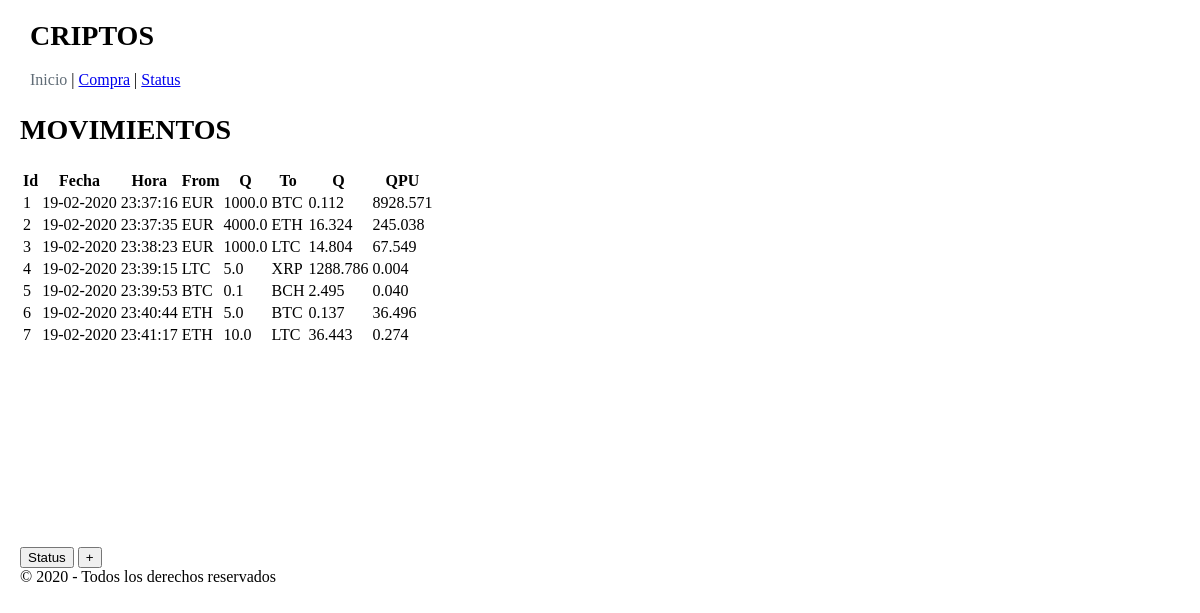
Before: / with the older database file.
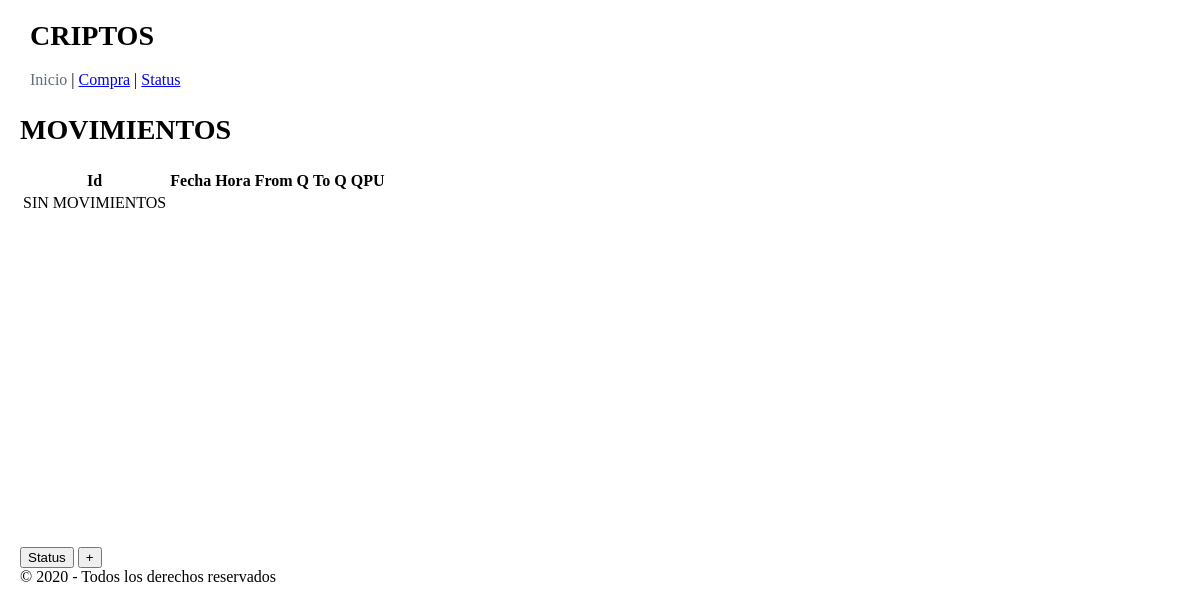
After: the same page with the newer database file.
### tables this page shows
CREATE TABLE "Movements" (
	`id`	INTEGER,
	`date`	TEXT,
	`time`	TEXT,
	`from_currency`	INTEGER,
	`from_quantity`	REAL,
	`to_currency`	INTEGER,
	`to_quantity`	REAL,
	PRIMARY KEY(`id`),
	FOREIGN KEY(`to_currency`) REFERENCES `Criptos`,
	FOREIGN KEY(`from_currency`) REFERENCES `Criptos`
);

CREATE TABLE "Criptos" (
	`id`	INTEGER,
	`symbol`	TEXT,
	`name`	TEXT,
	PRIMARY KEY(`id`)
);

### criptos/routes.py (the view)
@app.route("/")
def index():
    try:
        registros = todosMovDB()
        return render_template("index.html", registros=registros, route="index")
    except (sqlite3.Error, Exception):
        textError = "Fallo en Base de Datos. Inténtelo más tarde."
        return render_template('index.html', route='index', textError=textError)

### criptos/routes.py (called while the page is built)
def todosMovDB():
    conn = sqlite3.connect(BASE_DATOS)
    cur = conn.cursor()
    consulta = '''SELECT Movements.id, Movements.date, Movements.time,
                CriptosFrom.symbol, Movements.from_quantity, CriptosTo.symbol, Movements.to_quantity FROM Movements
                INNER JOIN Criptos as CriptosFrom ON Movements.from_currency = CriptosFrom.id
                INNER JOIN Criptos as CriptosTo ON Movements.to_currency = CriptosTo.id;'''
    rows = cur.execute(consulta)
    filas = []
    for row in rows:
        filas.append(row)
    conn.close()
    return filas

### criptos/templates/index.html (shortened to what this page needs)
{% extends "base.html" %}
{% block content %}
    <h1>MOVIMIENTOS</h1>
    <div id='scrollTable'>
        <table class="u-full-width">
            <tr>
                <th>Id</th>
                <th>Fecha</th>
                <th>Hora</th>
                <th>From</th>
                <th>Q</th>
                <th>To</th>
                <th>Q</th>
                <th>QPU</th>
            </tr>
            {% if registros|length == 0 %}
            <tr>
                <td>SIN MOVIMIENTOS</td>
            </tr>
            {% endif %}
            {% for mov in registros %}
            <tr>
                <td>{{mov[0]}}</td>
                <td>{{mov[1]}}</td>
                <td>{{mov[2]}}</td>
                <td>{{mov[3]}}</td>
                <td>{{mov[4]}}</td>
                <td>{{mov[5]}}</td>
                <td>{{mov[6]}}</td>
                <td> {{ "%.3f"|format((mov[4])/(mov[6])) }} </td>
            </tr>
            {% endfor %}
        </table>
    </div>
    <a href="/status"><input type="button" value="Status"></a>
    <a href="/purchase"><input type="button" value="+"></a>
{% endblock %}

### criptos/templates/base.html (shortened to what this page needs)
<html lang="en">
<head>
    <link rel="stylesheet" href="//cdnjs.cloudflare.com/ajax/libs/normalize/5.0.0/normalize.css">
    <link rel="stylesheet" href="//cdnjs.cloudflare.com/ajax/libs/milligram/1.3.0/milligram.css">
    <link rel="stylesheet" href="/static/css/base.css">
</head>
<body>
    <header>
        <h1>CRIPTOS</h1>
        <div id="menu">
            {% if 'index' != route %}
            <a href="/">Inicio</a> |
            {% else%}
            <a class="disable">Inicio</a> |
            {% endif %}
            {% if 'purchase' != route %}
            <a href="/purchase">Compra</a>  |
            {% else%}
            <a class="disable">Compra</a>  |
            {% endif %}
            {% if 'status' != route %}
            <a href="/status">Status</a>
            {% else%}
            <a class="disable">Status</a> |
            {% endif %}
        </div>
    </header>
    <section>
        {% block content %}{% endblock %}
    </section>
    <footer>&copy 2020 - Todos los derechos reservados</footer>
</body>
</html>

### criptos/static/css/base.css (style rules this page uses)
body { margin: 20px; }
header { margin-left: 10px; }
h1 { font-size: 28px; }
#menu { margin-bottom: 25px; }
#menu .disable { color: #606c76; }
#scrollTable { overflow-y: scroll; height: 355px; width: auto; margin-bottom: 15px; }

Changed rows visible on the page:
removed Movements: id "1", date "19-02-2020", time "23:37:16", symbol "EUR", from_quantity "1000.0", symbol "BTC", to_quantity "0.112", (mov[4])/(mov[6]) "8928.571"
removed Movements: id "2", date "19-02-2020", time "23:37:35", symbol "EUR", from_quantity "4000.0", symbol "ETH", to_quantity "16.324", (mov[4])/(mov[6]) "245.038"
removed Movements: id "3", date "19-02-2020", time "23:38:23", symbol "EUR", from_quantity "1000.0", symbol "LTC", to_quantity "14.804", (mov[4])/(mov[6]) "67.549"
removed Movements: id "4", date "19-02-2020", time "23:39:15", symbol "LTC", from_quantity "5.0", symbol "XRP", to_quantity "1288.786", (mov[4])/(mov[6]) "0.004"
removed Movements: id "5", date "19-02-2020", time "23:39:53", symbol "BTC", from_quantity "0.1", symbol "BCH", to_quantity "2.495", (mov[4])/(mov[6]) "0.040"
removed Movements: id "6", date "19-02-2020", time "23:40:44", symbol "ETH", from_quantity "5.0", symbol "BTC", to_quantity "0.137", (mov[4])/(mov[6]) "36.496"
removed Movements: id "7", date "19-02-2020", time "23:41:17", symbol "ETH", from_quantity "10.0", symbol "LTC", to_quantity "36.443", (mov[4])/(mov[6]) "0.274"
Other visible differences:
text now shown: "SIN MOVIMIENTOS"
